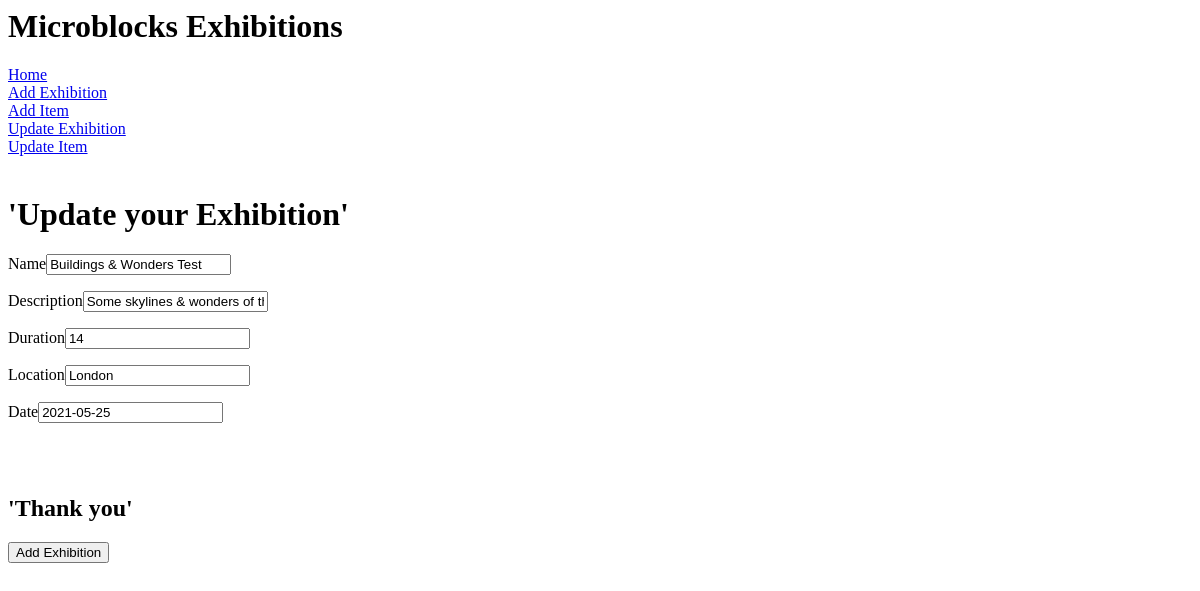
Before: /updatex/1 with the older database file.
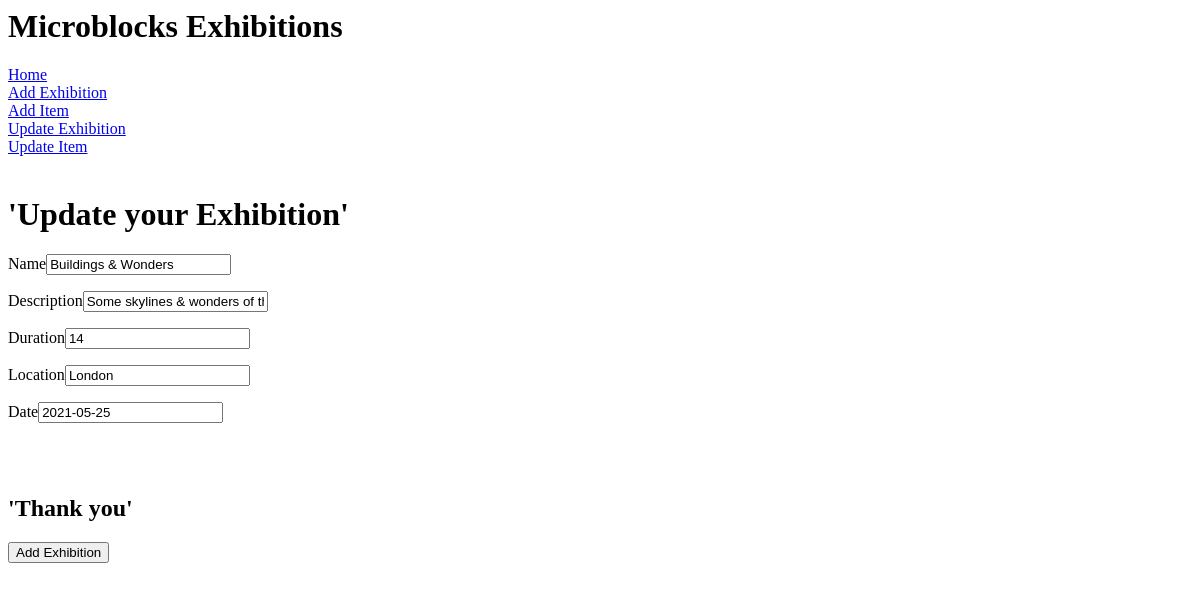
After: the same page with the newer database file.
### application/models.py (models this page shows)
class Exhibitions(db.Model):
    exhibitionsID = db.Column(db.Integer, primary_key=True)
    name = db.Column(db.String(50), nullable=False)
    descriptions = db.Column(db.String(150), nullable=True)
    exhDuration = db.Column(db.Integer, nullable=True)
    exhLocation = db.Column(db.String(20), nullable=True)
    exhDate = db.Column(db.String(20), nullable=True)
    itexh = db.relationship('Items', backref='builds')

### application/routes.py (the view)
@app.route("/updatex/<int:exhibitionsID>", methods=["GET", "POST"])
def updatex(exhibitionsID):
    form = ExhibitionsForm()
    exhibitionsToUpdate = Exhibitions.query.get(exhibitionsID)
    if form.validate_on_submit():
        exhibitionsToUpdate.name = form.name.data
        exhibitionsToUpdate.descriptions = form.descriptions.data
        exhibitionsToUpdate.exhDuration = form.exhDuration.data
        exhibitionsToUpdate.exhLocation = form.exhLocation.data
        exhibitionsToUpdate.exhDate = form.exhDate.data
        db.session.commit()
        return redirect(url_for("home"))
    elif request.method == "GET":
        form.name.data = exhibitionsToUpdate.name
        form.descriptions.data = exhibitionsToUpdate.descriptions
        form.exhDuration.data = exhibitionsToUpdate.exhDuration
        form.exhLocation.data = exhibitionsToUpdate.exhLocation
        form.exhDate.data = exhibitionsToUpdate.exhDate
    return render_template("updatex.html", title='Update your Exhibition', form=form)

### application/forms.py (shortened to what this page needs)
class ExhibitionsForm(FlaskForm):
    name = StringField("Exhibition Name", validators = [DataRequired()])
    descriptions = StringField("Description")
    exhDuration = IntegerField("Duration")
    exhLocation = StringField("Location")
    exhDate = StringField("Date")
    submit = SubmitField("Add Exhibition")

### application/templates/updatex.html (shortened to what this page needs)
{% extends "layout.html" %}
{% block body %}
<form action='' method='POST'>
    <br>
    <h1>'Update your Exhibition'</h1>
    <p>Name{{ form.name }} </p>
    <p>Description{{ form.descriptions }}</p>
    <p>Duration{{ form.exhDuration }}</p>
    <p>Location{{ form.exhLocation }}</p>
    <p>Date{{ form.exhDate }}</p>
    <br>
    <br>
    <h2>'Thank you'</h2>
    {{ form.submit }}
</form>
{% endblock body %}

Changed rows visible on the page:
changed Exhibitions "Some skylines & wonders of the world": name "Buildings & Wonders Test" → "Buildings & Wonders"
